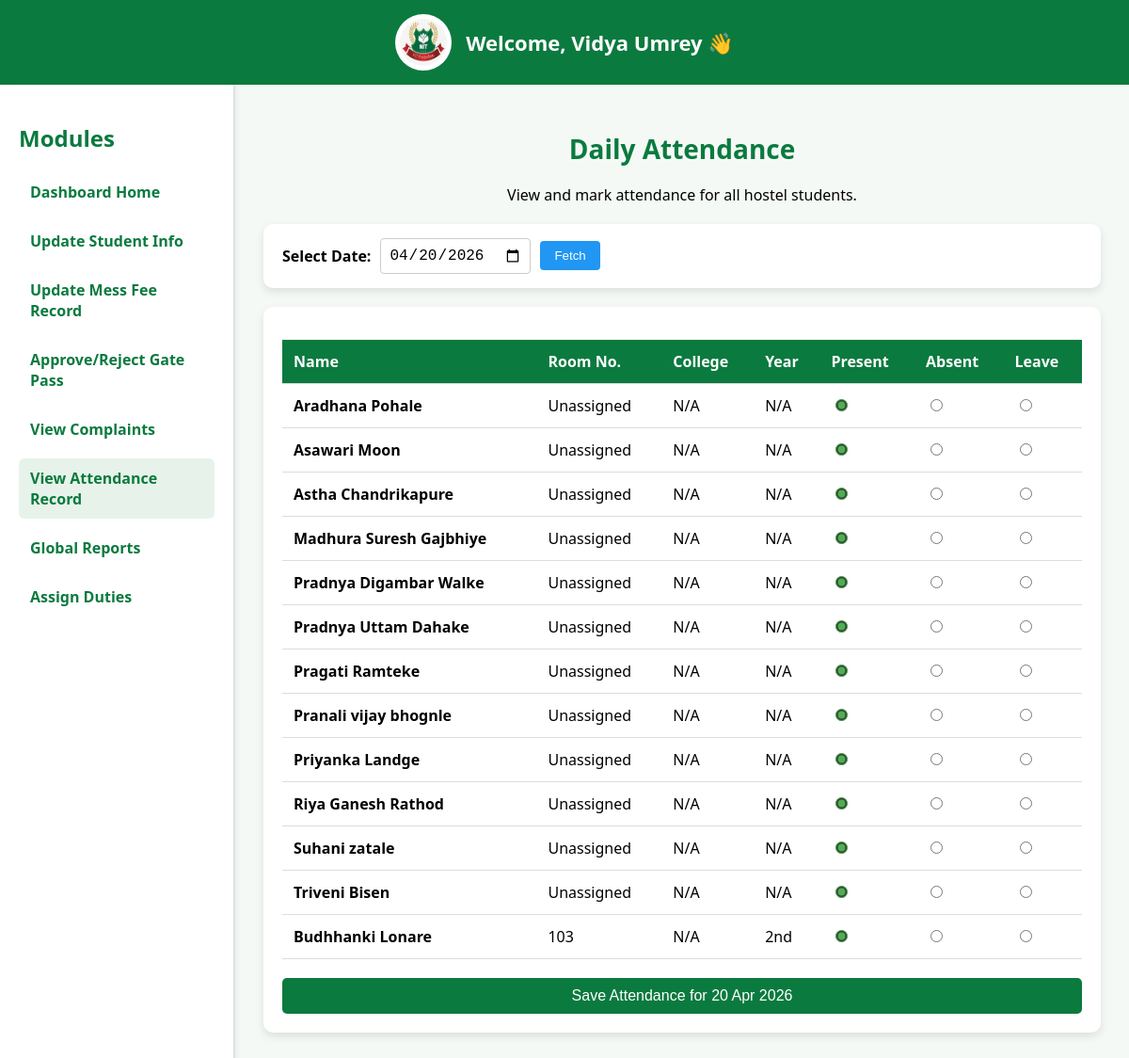
Page /admin_attendance.php (signed in) on the committed database.
### tables this page shows
CREATE TABLE `students_info` (
  `id` int NOT NULL,
  `user_id` int NOT NULL,
  `student_name` varchar(100) NOT NULL,
  `college_name` varchar(100) DEFAULT NULL,
  `department_name` varchar(100) DEFAULT NULL,
  `room_no` varchar(50) DEFAULT NULL,
  `academic_year` varchar(50) DEFAULT NULL,
  `college_type` enum('Polytechnic','Engineering') DEFAULT NULL,
  `department` varchar(100) DEFAULT NULL,
  `parent_name` varchar(100) DEFAULT NULL,
  `parent_mobile` varchar(20) DEFAULT NULL,
  `student_mobile` varchar(20) DEFAULT NULL,
  `profile_photo` varchar(255) DEFAULT NULL,
  `course_type` enum('Engineering','Polytechnic') DEFAULT NULL,
  `npoly_id` varchar(50) DEFAULT NULL
);

CREATE TABLE `users` (
  `id` int NOT NULL,
  `fullname` varchar(100) DEFAULT NULL,
  `email` varchar(100) DEFAULT NULL,
  `password` varchar(100) DEFAULT NULL,
  `role` enum('admin','warden','student','hod','principal_poly','principal_engg','incharge_poly','incharge_engg') NOT NULL,
  `college_name` varchar(100) DEFAULT NULL,
  `department_name` varchar(100) DEFAULT NULL,
  `created_at` timestamp NULL DEFAULT CURRENT_TIMESTAMP
);

### admin_attendance.php (the view, shortened to what this page needs)
<?php
include("db.php");
$display_date = isset($_GET['date']) ? $_GET['date'] : date('Y-m-d');
$query = "SELECT u.id, u.fullname, s.room_no, s.course_type, s.academic_year, a.status
          FROM users u
          LEFT JOIN students_info s ON u.id = s.user_id
          LEFT JOIN attendance a ON u.id = a.user_id AND a.date = '$display_date'
          WHERE u.role = 'student'" . (isset($_SESSION['college_type']) && $_SESSION['college_type'] ? " AND s.college_type = '" . $conn->real_escape_string($_SESSION['college_type']) . "'" : "") . "
          ORDER BY s.room_no ASC, u.fullname ASC";
$result = $conn->query($query);
?>
<!DOCTYPE html>
<html lang="en">
<head>
    <link rel="stylesheet" href="admin.css">
    <link rel="stylesheet" href="responsive.css">
</head>
<body>
    <header>
        <img src="nit_logo.png.jpg" alt="NIT Logo">
        Welcome, <?php echo $_SESSION['username']; ?> 👋
    </header>
    <div class="dashboard">
        <div class="sidebar">
            <h2>Modules</h2>
            <a href="admin.php">Dashboard Home</a>
            <a href="admin_student_info.php">Update Student Info</a>
            <a href="admin_mess_fee.php">Update Mess Fee Record</a>
            <a href="admin_gatepass.php">Approve/Reject Gate Pass</a>
            <a href="admin_complaints.php">View Complaints</a>
            <a href="admin_attendance.php" style="background: #e7f3ea;">View Attendance Record</a>
            <a href="admin_reports.php">Global Reports</a>
            <a href="admin_warden_duties.php">Assign Duties</a>
</div>
        <div class="content">
            <h1>Daily Attendance</h1>
            <p>View and mark attendance for all hostel students.</p>
            <div class="controls">
                <form method="GET" action="" style="display:flex; align-items:center;">
                    <label style="margin-right: 10px; font-weight:bold;">Select Date:</label>
                    <input type="date" name="date" class="date-picker" value="<?php echo htmlspecialchars($display_date); ?>">
                    <button type="submit" class="btn-view">Fetch</button>
                </form>
            </div>
            <div class="table-container">
                <form method="POST" action="">
                    <table>
                        <thead>
                            <tr>
                                <th>Name</th>
                                <th>Room No.</th>
                                <th>College</th>
                                <th>Year</th>
                                <th>Present</th>
                                <th>Absent</th>
                                <th>Leave</th>
                            </tr>
                        </thead>
                        <tbody>
                            <?php if($result->num_rows > 0): ?>
                                <?php while($row = $result->fetch_assoc()): ?>
                                    <tr>
                                        <td><strong><?php echo htmlspecialchars($row['fullname']); ?></strong></td>
                                        <td><?php echo htmlspecialchars($row['room_no'] ?? 'Unassigned'); ?></td>
                                        <td><?php echo htmlspecialchars($row['course_type'] ?? 'N/A'); ?></td>
                                        <td><?php echo htmlspecialchars($row['academic_year'] ?? 'N/A'); ?></td>
                                        <td>
                                            <input type="radio" name="status[<?php echo $row['id']; ?>]" value="Present" class="rad-pres"
                                                <?php echo ($row['status'] == 'Present' || empty($row['status'])) ? 'checked' : ''; ?>>
                                        </td>
                                        <td>
                                            <input type="radio" name="status[<?php echo $row['id']; ?>]" value="Absent" class="rad-abs"
                                                <?php echo ($row['status'] == 'Absent') ? 'checked' : ''; ?>>
                                        </td>
                                        <td>
                                            <input type="radio" name="status[<?php echo $row['id']; ?>]" value="Leave" class="rad-leave"
                                                <?php echo ($row['status'] == 'Leave') ? 'checked' : ''; ?>>
                                        </td>
                                    </tr>
                                <?php endwhile; ?>
                            <?php else: ?>
                                <tr><td colspan="7" style="text-align:center;">No students found in the database.</td></tr>
                            <?php endif; ?>
                        </tbody>
                    </table>
                    <?php if($result->num_rows > 0): ?>
                        <button type="submit" name="mark_attendance" class="btn-save">Save Attendance for <?php echo date('d M Y', strtotime($display_date)); ?></button>
                    <?php endif; ?>
                </form>
            </div>
        </div>
    </div>
</body>
</html>

### admin.css (style rules this page uses)
body { font-family: "Segoe UI", sans-serif; margin: 0; background: #f5f9f6; }
header { background: #0b7a3f; color: white; text-align: center; padding: 15px; font-size: 22px; font-weight: bold; display: flex; align-items: center; justify-content: center; gap: 15px; }
header img { width: 60px; height: 60px; border-radius: 50%; background: white; padding: 5px; }
.dashboard { display: flex; min-height: 90vh; }
.sidebar { width: 250px; background: #ffffff; padding: 20px; border-right: 2px solid #e0e0e0; box-shadow: 2px 0 6px rgba(0, 0, 0, 0.05); }
.sidebar h2 { color: #0b7a3f; margin-bottom: 20px; }
.sidebar a { display: block; text-decoration: none; color: #0b7a3f; font-weight: 600; margin: 10px 0; padding: 10px 12px; border-radius: 6px; transition: 0.3s; }
.content { flex: 1; padding: 30px; text-align: center; }
.content h1 { color: #0b7a3f; font-size: 28px; }
.table-container { width: 100%; overflow-x: auto; -webkit-overflow-scrolling: touch; margin-top: 20px; border-radius: 8px; box-shadow: 0 2px 8px rgba(0,0,0,0.05); }
table { min-width: 600px; }

### responsive.css (style rules this page uses)
*, *::before, *::after { box-sizing: border-box; }
img { max-width: 100%; height: auto; }
input, select, textarea { font-size: 16px; }

### admin_attendance.php (style rules this page uses)
.table-container { background: white; padding: 20px; border-radius: 10px; box-shadow: 0 4px 10px rgba(0,0,0,0.1); margin-top: 20px; overflow-x: auto; }
.controls { display: flex; justify-content: space-between; align-items: center; background: white; padding: 15px 20px; border-radius: 10px; box-shadow: 0 4px 10px rgba(0,0,0,0.1); margin-top: 20px; }
table { width: 100%; border-collapse: collapse; margin-top: 15px; }
th, td { text-align: left; padding: 12px; border-bottom: 1px solid #ddd; }
th { background-color: #0b7a3f; color: white; }
.date-picker { padding: 8px; border: 1px solid #ccc; border-radius: 4px; font-size: 16px; margin-right: 10px; }
.btn-view { background: #2196F3; color: white; border: none; padding: 8px 15px; border-radius: 4px; cursor: pointer; text-decoration: none; }
.btn-save { background: #0b7a3f; color: white; border: none; padding: 10px 20px; border-radius: 5px; cursor: pointer; font-size: 16px; display: block; width: 100%; margin-top: 20px; }
.rad-pres { accent-color: #4caf50; }
.rad-abs { accent-color: #f44336; }
.rad-leave { accent-color: #ff9800; }

### rows in the picture
students_info: user.fullname "Aradhana Pohale", room_no "Unassigned", course_type "N/A", academic_year "N/A"
students_info: user.fullname "Asawari Moon", room_no "Unassigned", course_type "N/A", academic_year "N/A"
students_info: user.fullname "Astha Chandrikapure", room_no "Unassigned", course_type "N/A", academic_year "N/A"
students_info: user.fullname "Madhura Suresh Gajbhiye", room_no "Unassigned", course_type "N/A", academic_year "N/A"
students_info: user.fullname "Pradnya Digambar Walke", room_no "Unassigned", course_type "N/A", academic_year "N/A"
students_info: user.fullname "Pradnya Uttam Dahake", room_no "Unassigned", course_type "N/A", academic_year "N/A"
students_info: user.fullname "Pragati Ramteke", room_no "Unassigned", course_type "N/A", academic_year "N/A"
users: fullname "Pranali vijay bhognle", room_no "Unassigned", course_type "N/A", academic_year "N/A"
students_info: user.fullname "Priyanka Landge", room_no "Unassigned", course_type "N/A", academic_year "N/A"
students_info: user.fullname "Riya Ganesh Rathod", room_no "Unassigned", course_type "N/A", academic_year "N/A"
students_info: user.fullname "Suhani zatale", room_no "Unassigned", course_type "N/A", academic_year "N/A"
students_info: user.fullname "Triveni Bisen", room_no "Unassigned", course_type "N/A", academic_year "N/A"
students_info: user.fullname "Budhhanki Lonare", room_no "103", course_type "N/A", academic_year "2nd"

### other values in the picture
$_SESSION['username'] "Vidya Umrey"
date('d M Y', strtotime($display_date)) "20 Apr 2026"
